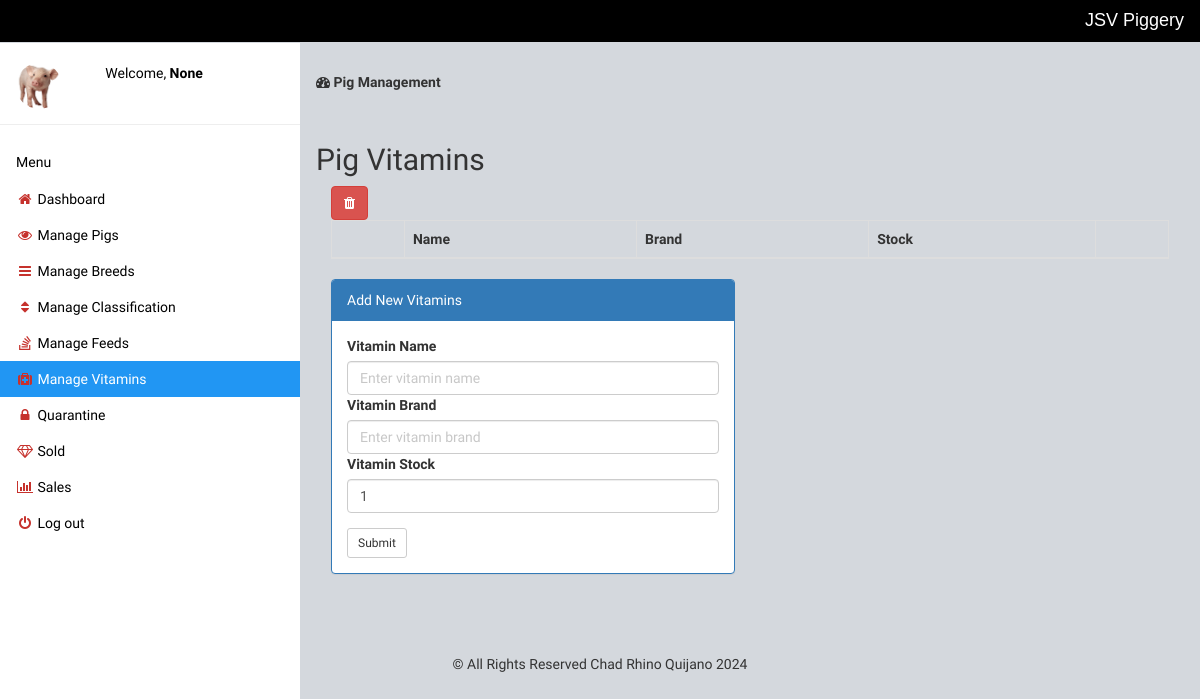
Page /manage-vitamins.php (signed in) on the earlier database version.
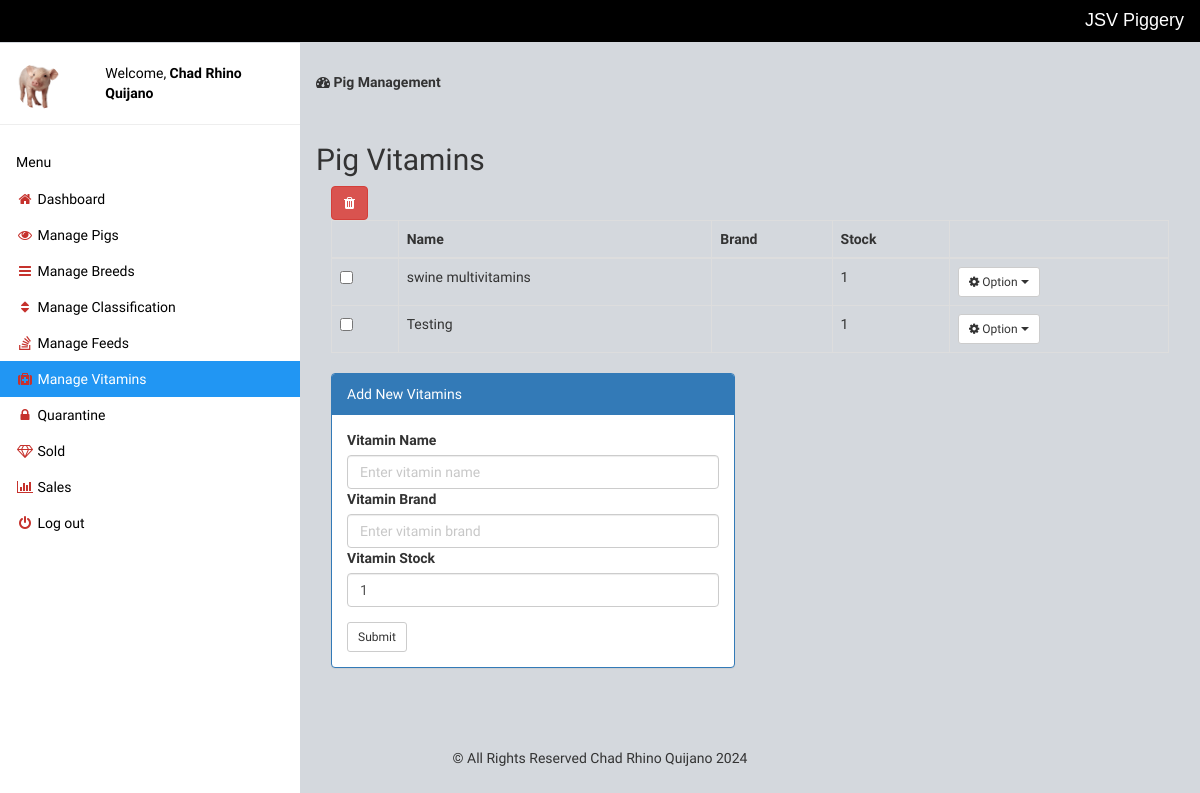
Same page on the later database version.
### tables this page shows
CREATE TABLE `vitamins` (
  `id` int(50) NOT NULL,
  `name` text NOT NULL,
  `brand` text NOT NULL,
  `stock` int(11) NOT NULL DEFAULT 1
);

### manage-vitamins.php (the view, shortened to what the changed rows need)
<?php include 'setting/system.php'; ?>
<?php include 'theme/head.php'; ?>
<?php include 'theme/sidebar.php'; ?>
<div class="w3-main" style="margin-left:300px;margin-top:43px;">
	<div class="w3-container" style="padding-top:22px">
		<div class="w3-row">
			<h2>Pig Vitamins</h2>
			<div class="col-md-12">
				<form method="post" action="delete-vitamins.php">
					<table class="table table-hover table-bordered" id="table">
						<thead>
							<tr>
								<th></th>
								<th>Name</th>
								<th>Brand</th>
								<th>Stock</th>
								<th></th>
							</tr>
						</thead>
						<tbody>
							<?php
							$get = $db->query("SELECT * FROM vitamins");
							$res = $get->fetchAll(PDO::FETCH_OBJ);
							foreach ($res as $n) { ?>
								<tr>
									<td>
										<input type="checkbox" name="selector[]" value="<?php echo $n->id ?>">
									</td>
									<td> <?php echo $n->name; ?> </td>
									<td> <?php echo $n->brand; ?> </td>
									<td> <?php echo $n->stock; ?> </td>
									<td class="dropdown">
										<button class="btn btn-sm btn-default dropdown-toggle" type="button" data-toggle="dropdown"><i class="fa fa-cog"></i> Option
											<span class="caret"></span></button>
									</td>
								</tr>
							<?php }
							?>
						</tbody>
					</table>
				</form>
			</div>
		</div>
	</div>
</div>
<?php include 'theme/foot.php'; ?>

### theme/sidebar.php (shortened to what the changed rows need)
<nav class="w3-sidebar w3-collapse w3-white w3-animate-left dont-print" style="z-index:3;width:300px;" id="mySidebar"><br>
  <div class="w3-container w3-row">
    <div class="w3-col s8 w3-bar">
      <span>Welcome, <strong><?php echo ucwords($_SESSION['name']); ?></strong></span><br>
    </div>
  </div>
</nav>

Differences in the rows shown:
added vitamins: name "swine multivitamins", stock "1"
added vitamins: name "Testing", stock "1"
Other differences:
$_SESSION['name']: "None" → "Chad Rhino Quijano"
